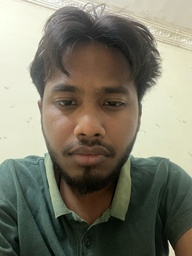
#> input picture test_images/WhatsApp Image 2025-03-08 at 17.59.29_d702fb6e.jpg, 192 x 256 px, shrunk from 1200 x 1599 before the run
$ python -i histogram_utils.py   (imports and definitions only)
#> lines starting #> are read from the running program, lines starting #| are printed output that depends on the picture
#> further down, picture is the input picture: shape (256, 192, 3); mean B, G, R 106.1, 122.1, 123.9
"""Histogram calculation utilities for face comparison."""

import cv2
import numpy as np
from typing import Tuple

def compute_histogram(face_image: np.ndarray) -> np.ndarray:
    """Compute color histogram from face image.

    Args:
        face_image: Face image

    Returns:
        Color histogram
    """
    try:
        # Convert to HSV for better color representation
        hsv = cv2.cvtColor(face_image, cv2.COLOR_BGR2HSV)
#> hsv: shape (256, 192, 3); mean H, S, V 36.9, 62.5, 128.8

        # Compute histogram with 8x8x8 bins
        hist = cv2.calcHist([hsv], [0, 1, 2], None, [8, 8, 8],
                        [0, 180, 0, 256, 0, 256])

        # Normalize histogram
        cv2.normalize(hist, hist, 0, 1, cv2.NORM_MINMAX)
        return hist
    except Exception as e:
        # Return a placeholder histogram in case of error
        return np.ones((8, 8, 8), dtype=np.float32)

# [21 lines left out: function compare_histograms, not called in this run]

def compute_lbp_histogram(face_image: np.ndarray) -> np.ndarray:
    """Compute LBP (Local Binary Pattern) histogram for texture analysis.

    Args:
        face_image: Face image

    Returns:
        LBP histogram
    """
    try:
        # Convert to grayscale
        gray = cv2.cvtColor(face_image, cv2.COLOR_BGR2GRAY)
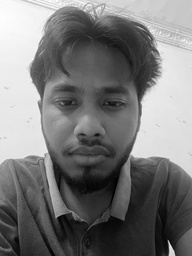
#> gray: shape (256, 192); min 0, max 253, mean 120.8

        # Simple LBP implementation
        lbp = np.zeros_like(gray)
        h, w = gray.shape
#> h = 256; w = 192

        # Iterate through image (excluding borders)
        for i in range(1, h-1):
            for j in range(1, w-1):
                center = gray[i, j]
                code = 0

                # Compare with 8 neighbors
                code |= (gray[i-1, j-1] >= center) << 7
                code |= (gray[i-1, j] >= center) << 6
                code |= (gray[i-1, j+1] >= center) << 5
                code |= (gray[i, j+1] >= center) << 4
                code |= (gray[i+1, j+1] >= center) << 3
                code |= (gray[i+1, j] >= center) << 2
                code |= (gray[i+1, j-1] >= center) << 1
                code |= (gray[i, j-1] >= center) << 0

                lbp[i, j] = code
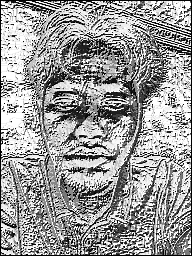
#> lbp: shape (256, 192); min 0, max 255, mean 153.8

        # Compute histogram
        hist = cv2.calcHist([lbp], [0], None, [256], [0, 256])
#> hist = 256 values, max 5883 at index 255, min 1 at index 170, mean 192

        # Normalize histogram
        cv2.normalize(hist, hist, 0, 1, cv2.NORM_MINMAX)
        return hist
    except Exception as e:
        # Return a placeholder histogram in case of error
        return np.ones(256, dtype=np.float32)

def compute_appearance_signature(face_image: np.ndarray) -> Tuple[np.ndarray, np.ndarray]:
    """Compute combined appearance signature (color and texture).

    Args:
        face_image: Face image

    Returns:
        Tuple of (color histogram, LBP histogram)
    """
    color_hist = compute_histogram(face_image)
    lbp_hist = compute_lbp_histogram(face_image)
#> lbp_hist = 256 values, max 1 at index 255, min 0 at index 170, mean 0.0325

    return color_hist, lbp_hist

# [25 lines left out: function compare_appearance, not called in this run]

>>> import cv2
>>> picture = cv2.imread('../test_images/WhatsApp Image 2025-03-08 at 17.59.29_d702fb6e.jpg')
>>> result = compute_appearance_signature(picture)

$ run again, on test_images/WhatsApp Image 2025-03-08 at 18.05.18_295c15a9.jpg
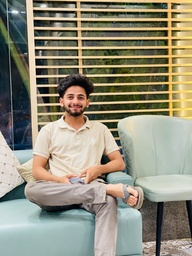
#> input picture test_images/WhatsApp Image 2025-03-08 at 18.05.18_295c15a9.jpg, 192 x 256 px, shrunk from 1200 x 1600 before the run
#> picture is the input picture: shape (256, 192, 3); mean B, G, R 122.7, 141.7, 145.1
#> hsv: shape (256, 192, 3); mean H, S, V 42.8, 72.2, 152.2
#> in compute_lbp_histogram, `gray = cv2.cvtColor(face_image, cv2.COLOR_BGR2GRAY)`:
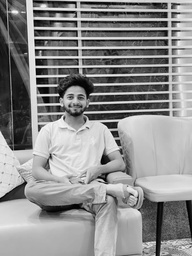
#> gray: shape (256, 192); min 0, max 249, mean 140.6
#> after the loop in compute_lbp_histogram, `for i in range(1, h-1):`:
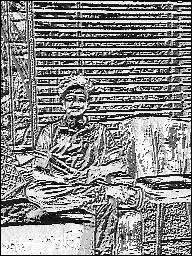
#> lbp: shape (256, 192); min 0, max 255, mean 136.8
#> hist = 256 values, max 3873 at index 255, min 1 at index 166, mean 192
#> lbp_hist = 256 values, max 1 at index 255, min 0 at index 166, mean 0.0493

$ run again, on test_images/WhatsApp Image 2025-03-08 at 18.05.19_8d981cdb.jpg
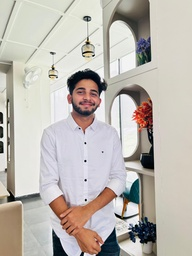
#> input picture test_images/WhatsApp Image 2025-03-08 at 18.05.19_8d981cdb.jpg, 192 x 256 px, shrunk from 3024 x 4032 before the run
#> picture is the input picture: shape (256, 192, 3); mean B, G, R 177.4, 184.2, 189.9
#> hsv: shape (256, 192, 3); mean H, S, V 49.7, 33.2, 193.3
#> in compute_lbp_histogram, `gray = cv2.cvtColor(face_image, cv2.COLOR_BGR2GRAY)`:
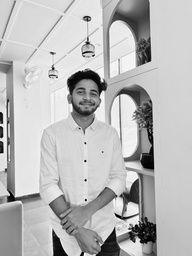
#> gray: shape (256, 192); min 0, max 255, mean 185.1
#> after the loop in compute_lbp_histogram, `for i in range(1, h-1):`:
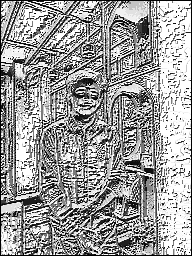
#> lbp: shape (256, 192); min 0, max 255, mean 156.9
#> hist = 256 values, max 9728 at index 255, min 4 at index 85, mean 192
#> lbp_hist = 256 values, max 1 at index 255, min 0 at index 85, mean 0.0193

$ run again, on test_images/WhatsApp Image 2025-03-08 at 18.07.08_25aa740e.jpg
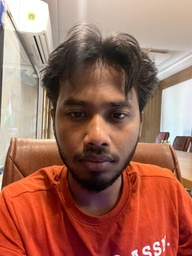
#> input picture test_images/WhatsApp Image 2025-03-08 at 18.07.08_25aa740e.jpg, 192 x 256 px, shrunk from 2316 x 3088 before the run
#> picture is the input picture: shape (256, 192, 3); mean B, G, R 92.7, 108.8, 160.9
#> hsv: shape (256, 192, 3); mean H, S, V 24.2, 116.5, 161.5
#> in compute_lbp_histogram, `gray = cv2.cvtColor(face_image, cv2.COLOR_BGR2GRAY)`:
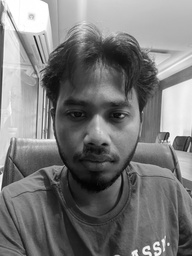
#> gray: shape (256, 192); min 1, max 255, mean 122.5
#> after the loop in compute_lbp_histogram, `for i in range(1, h-1):`:
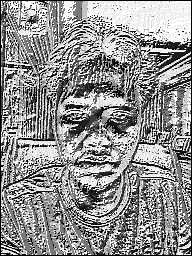
#> lbp: shape (256, 192); min 0, max 255, mean 145.3
#> hist = 256 values, max 3846 at index 255, min 1 at index 170, mean 192
#> lbp_hist = 256 values, max 1 at index 255, min 0 at index 170, mean 0.0497
